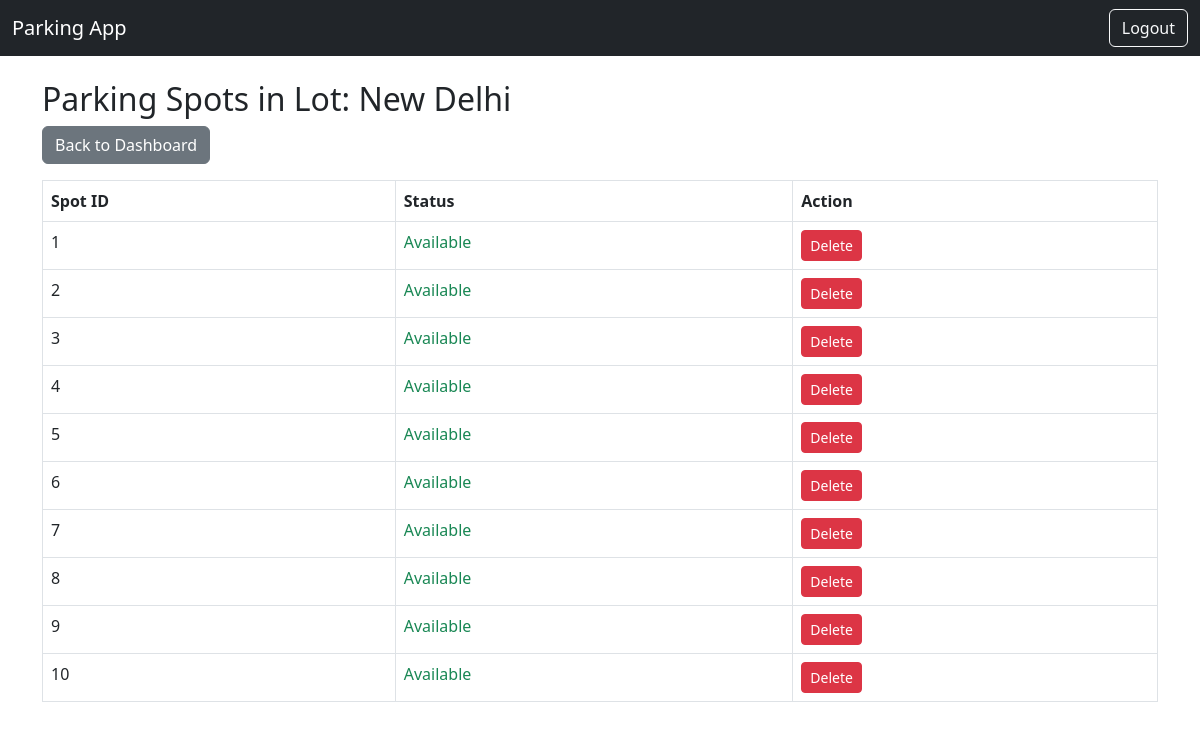
Page /admin/lot/1/spots (signed in) on the committed database.
### models.py (models this page shows)
class ParkingLot(db.Model):
    id = db.Column(db.Integer, primary_key=True)
    name = db.Column(db.String(100), nullable=False)
    address = db.Column(db.String(200), nullable=False)
    pin_code = db.Column(db.String(10), nullable=False)
    price = db.Column(db.Float, nullable=False)
    max_spots = db.Column(db.Integer, nullable=False)
    spots = db.relationship('ParkingSpot', backref='lot', lazy=True)

class ParkingSpot(db.Model):
    id = db.Column(db.Integer, primary_key=True)
    lot_id = db.Column(db.Integer, db.ForeignKey('parking_lot.id'), nullable=False)
    status = db.Column(db.String(1), nullable=False, default='A')  # A = Available, O = Occupied
    reservations = db.relationship('Reservation', backref='spot', lazy=True)

### app.py (the view)
@app.route('/admin/lot/<int:lot_id>/spots')
def view_lot_spots(lot_id):
    if session.get('user') != 'admin':
        return redirect(url_for('login'))
    lot = ParkingLot.query.get_or_404(lot_id)
    return render_template('admin_lot_spots.html', lot=lot)

### templates/admin_lot_spots.html
{% extends "base.html" %}
{% block content %}
<h2>Parking Spots in Lot: {{ lot.name }}</h2>
<a class="btn btn-secondary mb-3" href="{{ url_for('admin_dashboard') }}">Back to Dashboard</a>
<table class="table table-bordered">
    <thead>
        <tr>
            <th>Spot ID</th>
            <th>Status</th>
            <th>Action</th>
        </tr>
    </thead>
    <tbody>
        {% for spot in lot.spots %}
        <tr>
            <td>{{ spot.id }}</td>
            <td>
                {% if spot.status == 'A' %}
                    <span class="text-success">Available</span>
                {% else %}
                    <span class="text-danger">Occupied</span>
                {% endif %}
            </td>
            <td>
                {% if spot.status == 'A' %}
                    <a href="{{ url_for('delete_spot', spot_id=spot.id) }}" class="btn btn-danger btn-sm">Delete</a>
                {% else %}
                    <button class="btn btn-secondary btn-sm" disabled>Cannot Delete</button>
                {% endif %}
            </td>
        </tr>
        {% endfor %}
    </tbody>
</table>
{% endblock %}

### templates/base.html (shortened to what this page needs)
<!DOCTYPE html>
<html lang="en">
<head>
    {% if page == 'login' %}
        <link rel="stylesheet" href="{{ url_for('static', filename='css/login.css') }}">
    {% elif page == 'register' %}
        <link rel="stylesheet" href="{{ url_for('static', filename='css/register.css') }}">
    {% else %}
        <link rel="stylesheet" href="{{ url_for('static', filename='css/styles.css') }}">
    {% endif %}
    <link href="https://cdn.jsdelivr.net/npm/bootstrap@5.3.0/dist/css/bootstrap.min.css" rel="stylesheet">
</head>
<body id="{{ page }}">
    {% if page != 'login' and page != 'register' %}
    <nav class="navbar navbar-dark bg-dark mb-4">
        <div class="container-fluid">
            <a class="navbar-brand" href="#">Parking App</a>
            <a href="{{ url_for('logout') }}" class="btn btn-outline-light">Logout</a>
        </div>
    </nav>
    {% endif %}
    <div class="container">
        {% block content %}{% endblock %}
    </div>
</body>
</html>

### static/css/styles.css (style rules this page uses)
body { background-color: #f8f9fa; }
h2 { margin-bottom: 20px; }

### rows in the picture
ParkingLot: name "New Delhi"
ParkingSpot: id "1", status "Available"
ParkingSpot: id "2", status "Available"
ParkingSpot: id "3", status "Available"
ParkingSpot: id "4", status "Available"
ParkingSpot: id "5", status "Available"
ParkingSpot: id "6", status "Available"
ParkingSpot: id "7", status "Available"
ParkingSpot: id "8", status "Available"
ParkingSpot: id "9", status "Available"
ParkingSpot: id "10", status "Available"
